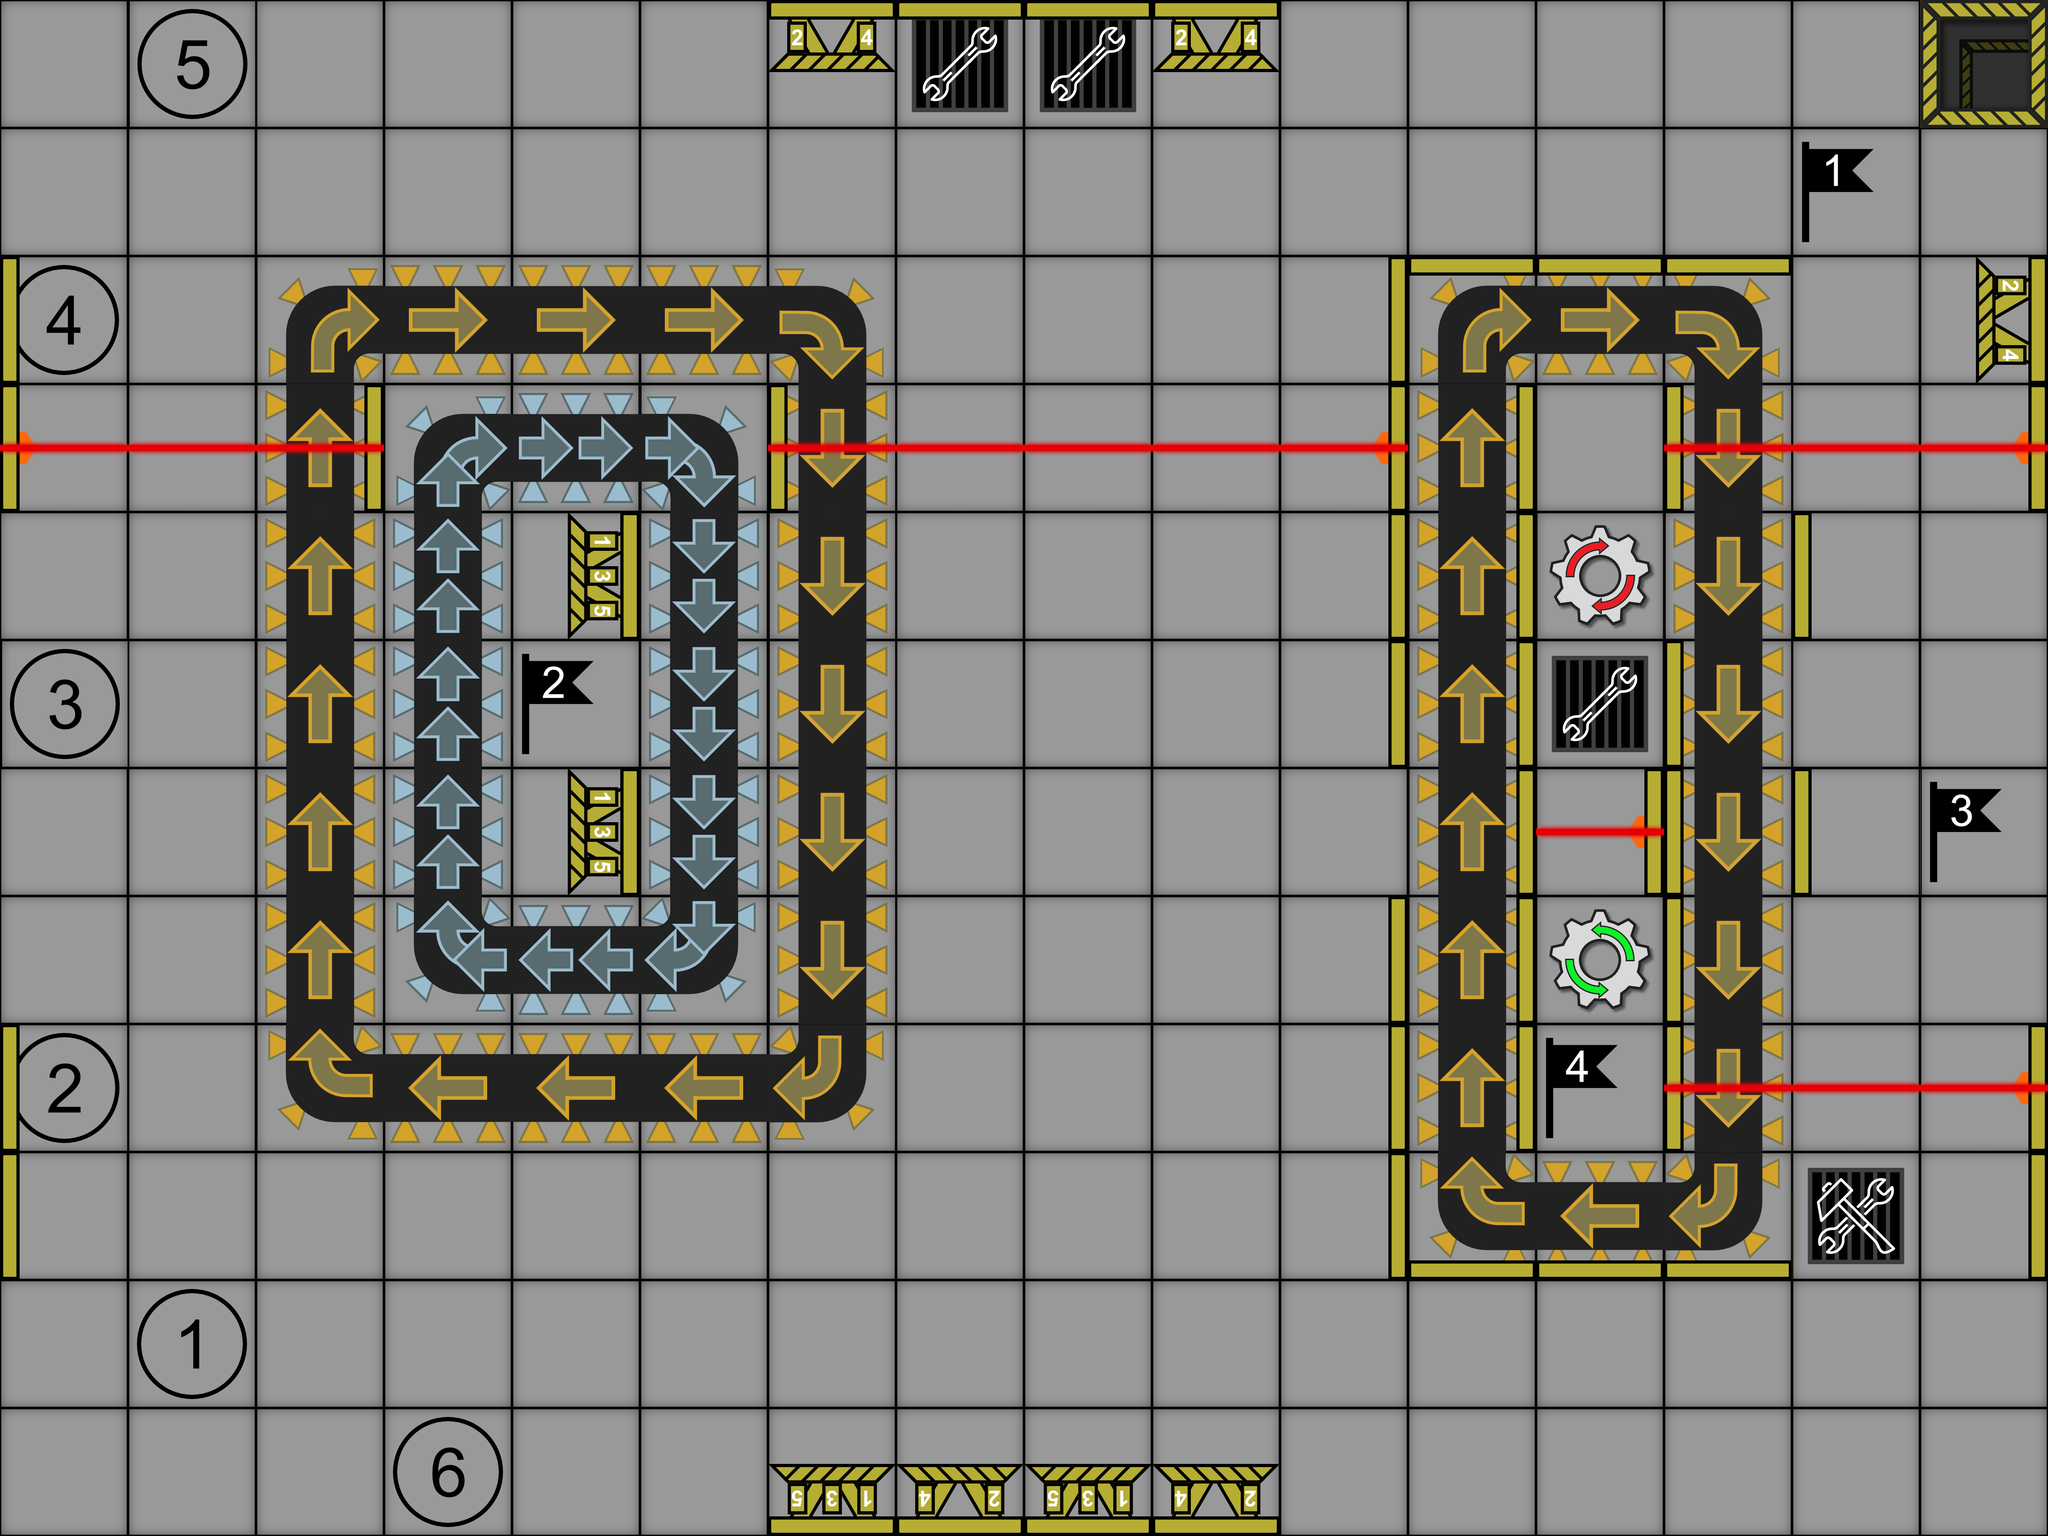

This is a level from a 2D game, rendered from its Tiled map with the project's own tilesets. A one-line summary and the map file follow, with tile-layer data summarised:
An orthogonal 16x12 tile map with 300x300 px tiles, 14 tile layers (Floor, SlowConveyorBelt, FastConveyorBelt, Pushers, ...).

<map version="1.2" tiledversion="1.3.2" orientation="orthogonal" renderorder="right-down" compressionlevel="0" width="16" height="12" tilewidth="300" tileheight="300" infinite="0" nextlayerid="15" nextobjectid="1">
 <tileset firstgid="1" source="tiles.tsx" />
 <layer id="1" name="Floor" width="16" height="12">
  <data>[192 cells, 192 non-empty, 1 distinct tile ids]</data>
 </layer>
 <layer id="4" name="SlowConveyorBelt" width="16" height="12">
  <data>[192 cells, 38 non-empty, 8 distinct tile ids]</data>
 </layer>
 <layer id="3" name="FastConveyorBelt" width="16" height="12">
  <data>[192 cells, 12 non-empty, 8 distinct tile ids]</data>
 </layer>
 <layer id="8" name="Pushers" width="16" height="12">
  <data>[192 cells, 9 non-empty, 5 distinct tile ids]</data>
 </layer>
 <layer id="10" name="Startpositions" width="16" height="12">
  <data>[192 cells, 6 non-empty, 6 distinct tile ids]</data>
 </layer>
 <layer id="9" name="Hole" width="16" height="12">
  <data>[192 cells, 1 non-empty, 1 distinct tile ids]</data>
 </layer>
 <layer id="14" name="RotatingGear" width="16" height="12">
  <data>[192 cells, 2 non-empty, 2 distinct tile ids]</data>
 </layer>
 <layer id="13" name="Hammer" width="16" height="12">
  <data>[192 cells, 1 non-empty, 1 distinct tile ids]</data>
 </layer>
 <layer id="12" name="Wrench" width="16" height="12">
  <data>[192 cells, 3 non-empty, 1 distinct tile ids]</data>
 </layer>
 <layer id="11" name="Robot" width="16" height="12">
  <data>[192 cells, 0 non-empty, 0 distinct tile ids]</data>
 </layer>
 <layer id="2" name="Walls" width="16" height="12">
  <data>[192 cells, 46 non-empty, 4 distinct tile ids]</data>
 </layer>
 <layer id="5" name="Cannon" width="16" height="12">
  <data>[192 cells, 5 non-empty, 2 distinct tile ids]</data>
 </layer>
 <layer id="6" name="Laser" width="16" height="12">
  <data>[192 cells, 15 non-empty, 1 distinct tile ids]</data>
 </layer>
 <layer id="7" name="Flag" width="16" height="12">
  <data>[192 cells, 4 non-empty, 4 distinct tile ids]</data>
 </layer>
</map>
